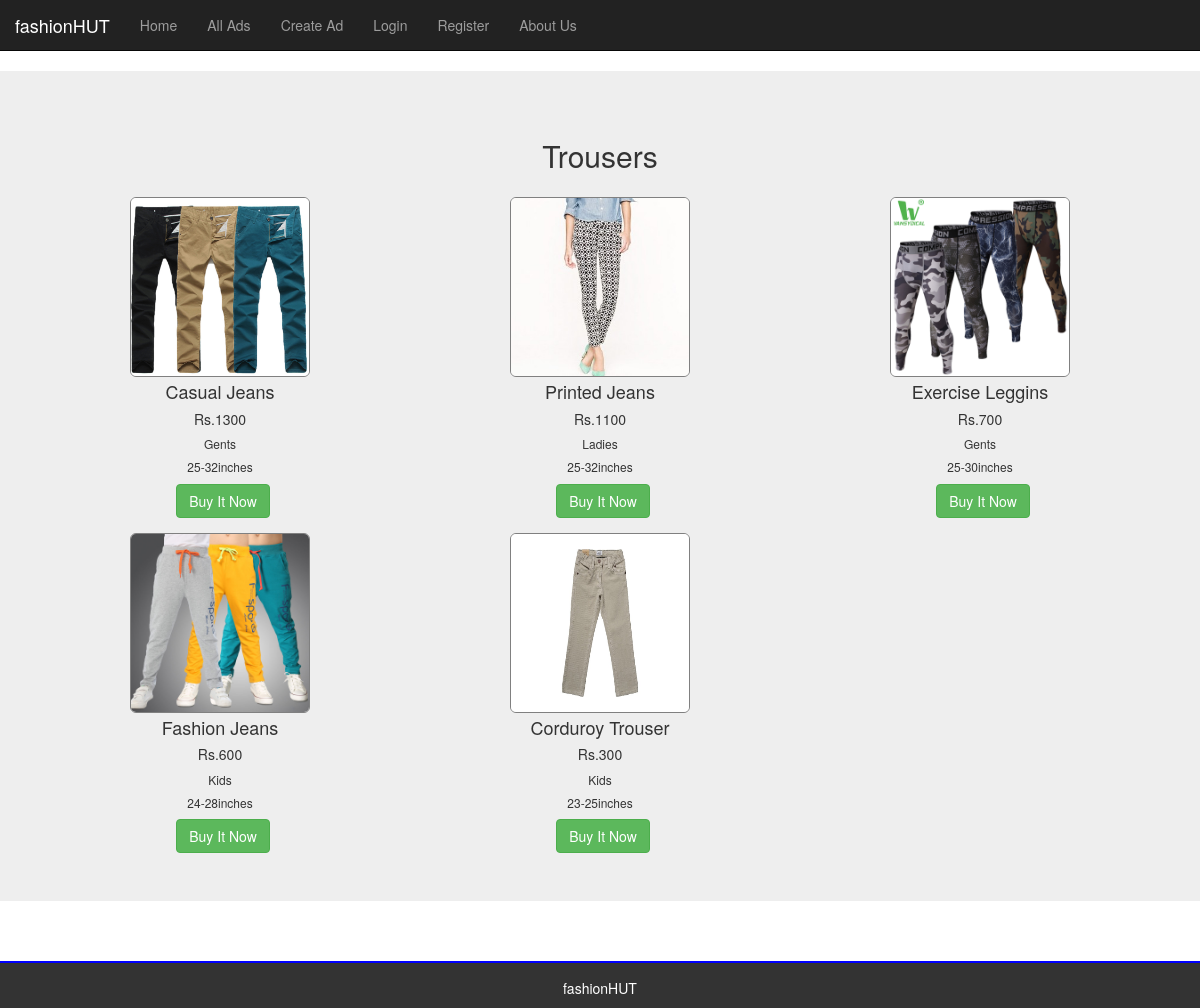
The page /trousers.php on the database its author committed.
### trousers.php (the view, shortened to what this page needs)
<!DOCTYPE html PUBLIC "-//W3C//DTD XHTML 1.0 Transitional//EN" "http://www.w3.org/TR/xhtml1/DTD/xhtml1-transitional.dtd">
<html xmlns="http://www.w3.org/1999/xhtml">
<head>
<link rel="stylesheet" type="text/css" href="CSS/bootstrap.min.css"/>
</head>
<body>
<?php include('Templates/header.php');?>
<?php include 'dbconfig.php'; ?>
<div class="container jumbotron col-md-12">
<h2 class="text-center">Trousers</h2>
	<div class="col-md-12">
<?php
    		$sql = "SELECT title,whom,category,price,size,photo FROM `create-add` WHERE category='Trousers';";
		  $result = $conn->query($sql);
		  if ($result->num_rows > 0) {
			  while($row = $result->fetch_assoc()) {   ?>
				                    <div class="col-md-4" style="margin-top:10px;">
                      <div style="width:180px; height:180px; margin-left:auto; margin-right:auto;">
                          <img src="Uploads/<?php echo $row['photo']; ?>" class="img-rounded" style="width:180px; height:180px; border:1px solid grey; margin-top:5px;"/>
                      </div>
                      <h4 style="text-align:center;"><?php echo $row['title']; ?></h4>
                      <h5 style="text-align:center;">Rs.<?php echo $row['price']; ?></h5>
                      <h6 style="text-align:center;"><?php echo $row['whom']; ?></h6>
                      <h6 style="text-align:center;"><?php echo $row['size']; ?></h6>
                      <div style="margin-left:auto; margin-right:auto; width:25%;">
                          <a href="order.php"><button type="submit" class="btn btn-success">Buy It Now</button></a>
                      </div>
                  </div>
		<?php	  }
		  }else{
			  echo "0 results";
		  }
?>
</div>
</div>
<?php include('Templates/footer.php');?>
</body>
</html>

### rows shown on the page
create-add: photo (picture), title "Casual Jeans", price "1300", whom "Gents", size "25-32inches"
create-add: photo (picture), title "Printed Jeans", price "1100", whom "Ladies", size "25-32inches"
create-add: photo (picture), title "Exercise Leggins", price "700", whom "Gents", size "25-30inches"
create-add: photo (picture), title "Fashion Jeans", price "600", whom "Kids", size "24-28inches"
create-add: photo (picture), title "Corduroy Trouser", price "300", whom "Kids", size "23-25inches"
